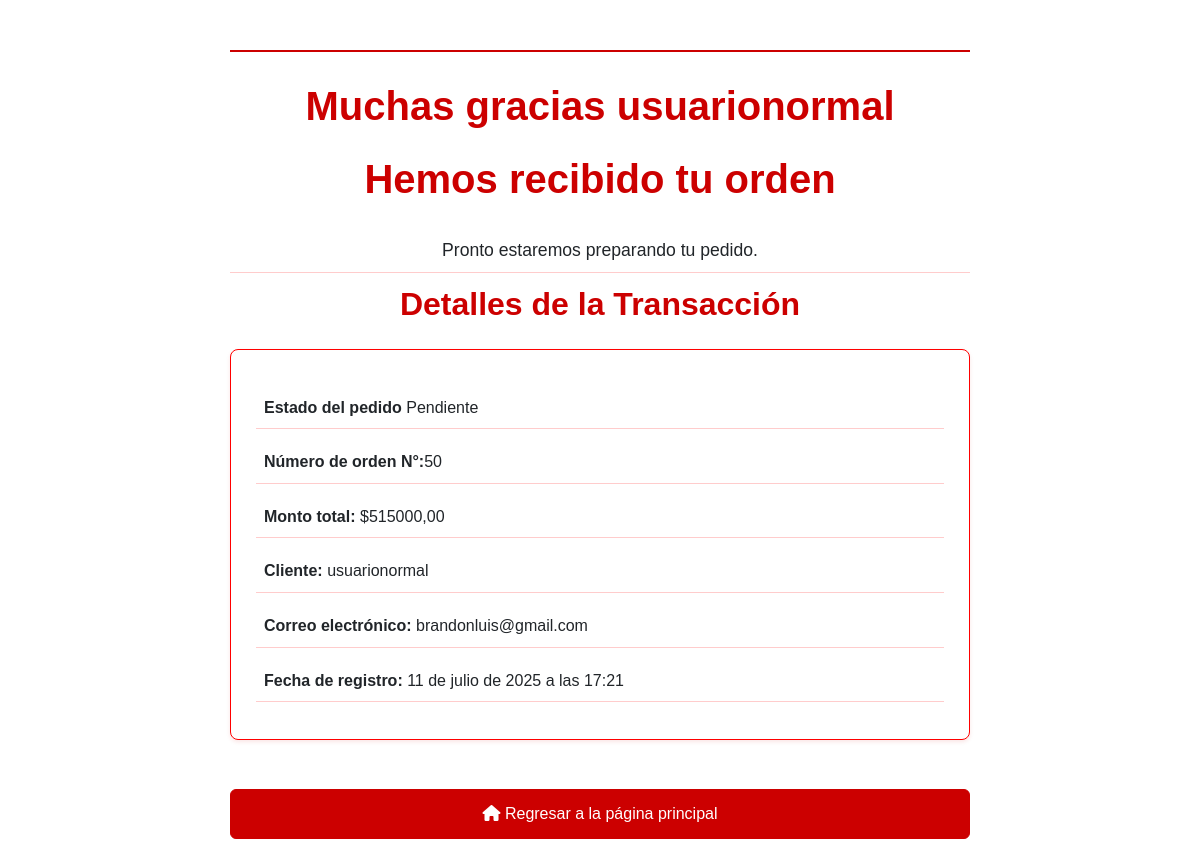
Before: /resultado_pago/ with the older database file.
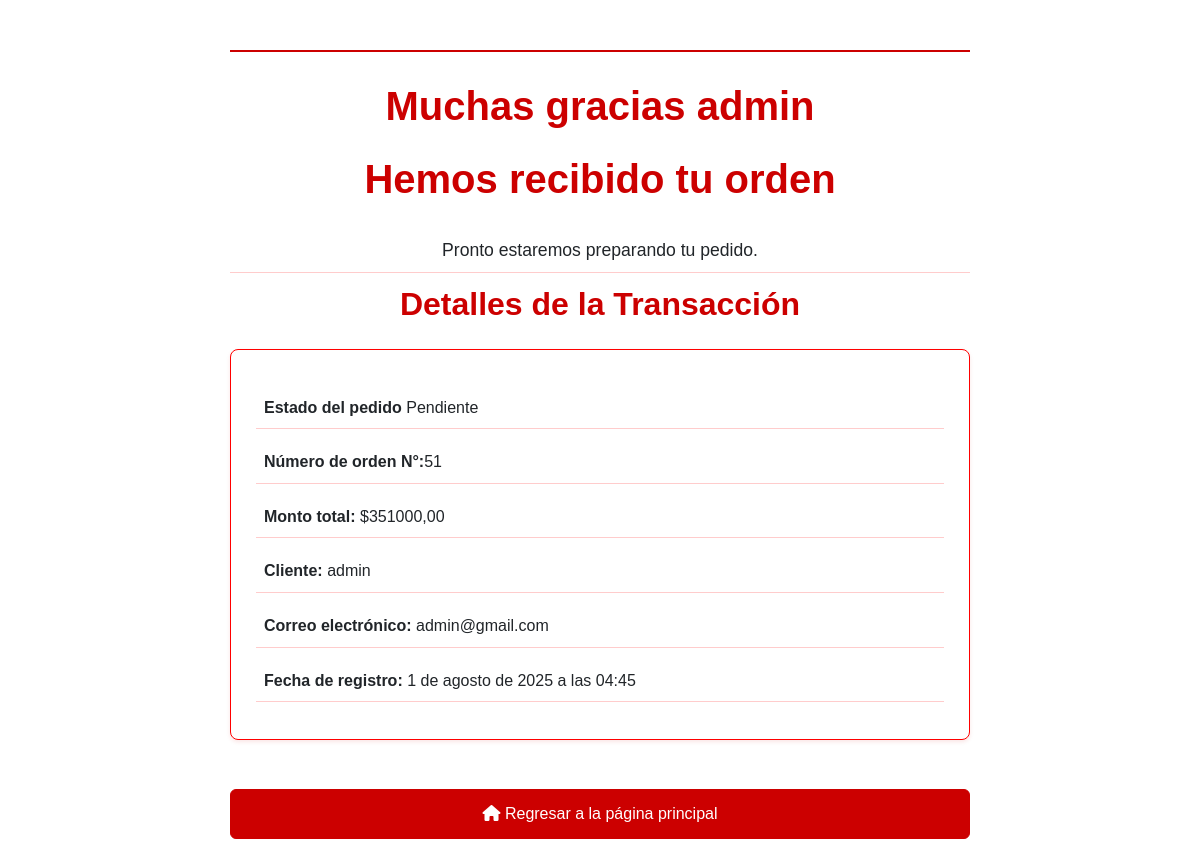
After: the same page with the newer database file.
### store/models.py (models this page shows)
class Pedido(models.Model):
    ESTADOS = [
        ('pendiente', 'Pendiente'),
        ('confirmado', 'Confirmado'),
        ('cancelado', 'Cancelado'),
    ]
    id_pedido = models.AutoField(primary_key=True)
    fecha_pedido = models.DateTimeField(auto_now_add=True)
    monto_pedido =  models.DecimalField(max_digits=10, decimal_places=2, default=0.00)
    estado = models.CharField(max_length=20,choices=ESTADOS, default='Pendiente')
    id_usuario = models.ForeignKey(Usuario, on_delete=models.CASCADE)

class Usuario(models.Model):
    nombre_usuario =  models.CharField(max_length=100)
    correo_usuario = models.CharField(unique=True, max_length=100)
    contraseña_usuario = models.CharField(max_length=100)

### store/views.py (the view)
# urls.py: path('resultado_pago/', views.Resultado_pago, name='resultado_pago'),
def Resultado_pago(request):
    try:
        pedido = Pedido.objects.select_related('id_usuario').latest('fecha_pedido')
    except Pedido.DoesNotExist:
        pedido = None  # O redireccionar a una vista
    return render(request, 'resultado_pago.html',{"pedido":pedido})

### store/templates/resultado_pago.html (shortened to what this page needs)
<!DOCTYPE html>
{% load static %}
<html lang="es"></html>
<head>
    {% load bootstrap5 %}
    {% bootstrap_css %}
    <link rel="stylesheet" href="{% static 'css/resultado_pago-1.css' %}">
    <link rel="stylesheet" href="https://cdnjs.cloudflare.com/ajax/libs/font-awesome/6.6.0/css/all.min.css"
 />
</head>
<body>
    <div class="confirmation-header"></div>
        <h1>Muchas gracias {{ pedido.id_usuario.nombre_usuario }}</h1>
        <h1>Hemos recibido tu orden</h1>
    <p style="text-align: center; font-size: 1.1rem;">Pronto estaremos preparando tu pedido.</p>
    <h2>Detalles de la Transacción</h2>
    <div class="order-details">
        <p><strong>Estado del pedido</strong> {{ pedido.estado }}</p>
        <p><strong>Número de orden N°:</strong>{{ pedido.id_pedido }} </p>
        <p><strong>Monto total:</strong> ${{ pedido.monto_pedido }}</p>
        <p><strong>Cliente:</strong> {{ pedido.id_usuario.nombre_usuario }}</p>
        <p><strong>Correo electrónico:</strong> {{ pedido.id_usuario.correo_usuario }}</p>
        <p><strong>Fecha de registro:</strong> {{ pedido.fecha_pedido }}</p>
    </div>
    <a href="{% url 'home' %}" class="btn btn-primary w-100 mt-4">
        <i class="fas fa-home"></i> Regresar a la página principal
    </a>
</body>
</html>

Changed rows visible on the page:
no longer on this page (row unchanged): Pedido: id_usuario.nombre_usuario "usuarionormal", estado "Pendiente", id_pedido "50", monto_pedido "515000,00", id_usuario.correo_usuario "brandonluis@gmail.com", fecha_pedido "11 de julio de 2025 a las 17:21"
added Pedido: id_usuario.nombre_usuario "admin", estado "Pendiente", id_pedido "51", monto_pedido "351000,00", id_usuario.correo_usuario "admin@gmail.com", fecha_pedido "1 de agosto de 2025 a las 04:45"
